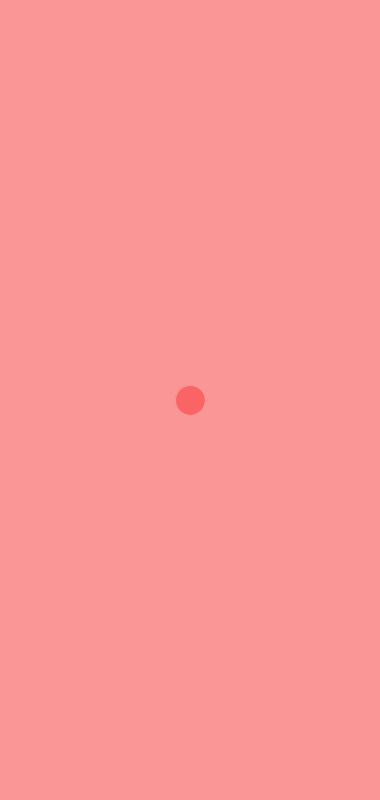
Frame 1 (no input)
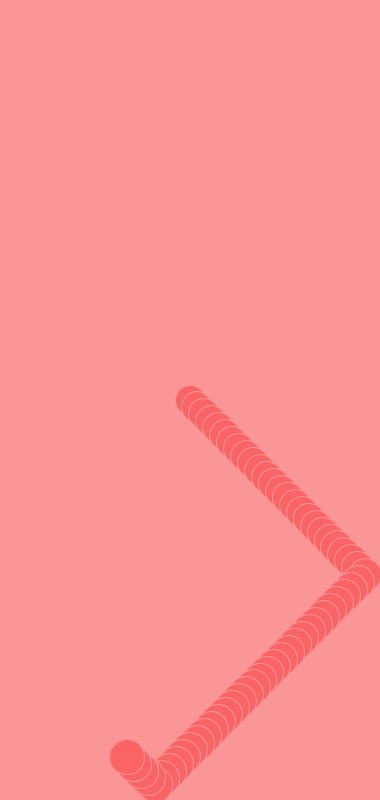
Frame 60 (the mouse pressed at the canvas centre just before this capture)
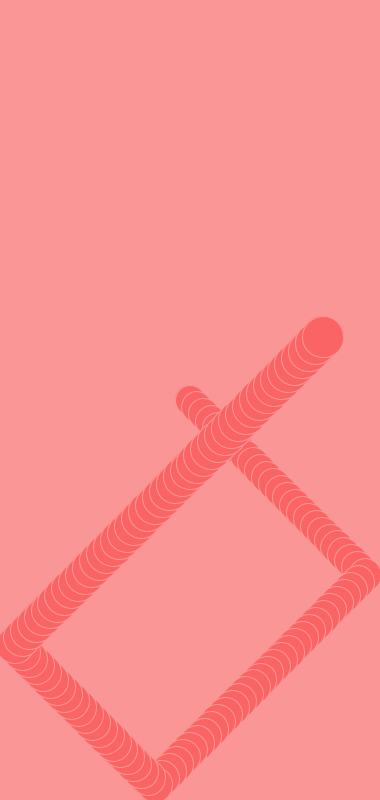
Frame 120 (the mouse held since frame 60 and released just before this capture)

The Processing sketch that drew these frames (run headless with seeded random() and noise(); from frame 60 on, the mouse is pressed at the canvas centre):

// Processing sketch: exercise01
// ── exercise01.pde
final int CIRCLE_SPEED = 7;
final color NO_CLICK_FILL_COLOR = color(250, 100, 100);
final color CLICK_FILL_COLOR = color(100, 100, 250);
final color BACKGROUND_COLOR = color(250, 150, 150);
final color STROKE_COLOR = color(250, 150, 150);
final int CIRCLE_SIZE = 50;
// Declaring and initializing final variables that cannot be changed within the program. 
// CIRCLE_SPEED to 7 (a whole number)
// NO_CLICK_FILL_COLOR colour set to pink(-ish)?
// CLICK_FILL_COLOR set to blue
// BACKGROUND_COLOR set to a slightly lighter pink
// STROKE_COLOR colour set to the same colour as the background
// CIRCLE_SIZE is set to 50px

int circleX;
int circleY;
int circleVX;
int circleVY;
// Declaring variables (presumably for the circle position).

float currentCircleSize = CIRCLE_SIZE - 20;
float growth = 0.1;
// *CHANGED* Added currentCircleSize variable and growth variable to be able to resize the circle
int currentColor = NO_CLICK_FILL_COLOR;
int colorChange = 1;
//*CHANGED* Added currentColor and colorChange variables to be make it possible for the circle to change its colour 
int speedChange = 2;
//*CHANGED* Added a variable to be able to change the speed

void setup() {
  size(380, 800);
// Setting window size to 640 x 480px
  circleX = width/2;
  circleY = height/2;
// Assigning values to variables CircleX and circleY to be the center of the window.
  circleVX = CIRCLE_SPEED;
  circleVY = CIRCLE_SPEED;
// Setting circleVX and circleVY to 7 (CIRCLE_SPEED)
  stroke(STROKE_COLOR);
// Seting stroke colour to the value of STROKE_COLOR (pink)
  fill(currentColor);
// Setting circle fill color to the value of NO_CLICK_FILL_COLOR (darker pink)
  background(BACKGROUND_COLOR);
// Seting stroke colour to the value of BACKGROUND_COLOR (pink)
}

void draw() {
  if (dist(mouseX, mouseY, circleX, circleY) < currentCircleSize/2) {
    fill(CLICK_FILL_COLOR);
  }
// *CHANGED* CIRCLE_SIZE to currentCircleSize  
// If distance between the mouse pointer and the future circle center is less than 1/2 of the circle size 
// (i.e. if the pointer is inside the future circle) sets fill to the value of CLICK_FILL_COLOR (blue)
    else {
      if (keyPressed) {
        fill(currentColor);
      }
//*CHANGED* On pressing mouse button every new circle will currentColor
      else {
      fill(NO_CLICK_FILL_COLOR);
      }  
// If the mouse pointer is outside the future circle, sets fill to the value of NO_CLICK_FILL_COLOR (darker pink)
  }
    
    ellipse(circleX, circleY, currentCircleSize, currentCircleSize);
// *CHANGED* CIRCLE_SIZE to currentCircleSize

  circleX += circleVX;
  circleY += circleVY;
  
  currentColor = currentColor + colorChange;
//*CHANGED* currentColor will change every new instance
 

// Draws the first circle at the starting position with the coordinates of circleX and circleY (middle of the screen) 
// and every next circle with the increment of circleVX on X-axis and circleVY on Y-axis (both are set to CIRCLE_SPEED which is 7)
// So every new circle will be drawn 7 pixels to the right and 7 pixels down.
  
  if ((circleX + currentCircleSize/2 > width) || (circleX - currentCircleSize/2 < 0)) {
    circleVX = -circleVX;
  }
// When the circle's right outermost point reaches the right margin of the window OR its left outermost point reaches the left margin of the window,
// the circle reverses its direction on th X-axis
// *CHANGED* CIRCLE_SIZE to currentCircleSize
  if (circleY + currentCircleSize/2 > height || circleY - currentCircleSize/2 < 0) {
    circleVY = -circleVY;
  }

// Same in vertical direction, when the circle reaches the top or the bottom of the window
// *CHANGED* CIRCLE_SIZE to currentCircleSize
    currentCircleSize = currentCircleSize + growth;
    if (currentCircleSize >= 100 || currentCircleSize <= 20) {
      growth = -growth;
    }
// *CHANGED* Every new circle is 0.1 bigger (growth variable) until the size reaches 100 then every new circle is 0.1 smaller until it reaches 20
}

void mousePressed() {
  background(BACKGROUND_COLOR);
}

void keyReleased() {
    circleVX = circleVX - speedChange;
    circleVY = circleVY + speedChange; 
    if (circleVX>25 || circleVX<-25 || circleVY>25 || circleVY<-25){
      speedChange=-speedChange;
    }
//*CHANGED* on key release speed (and direction) change 
}

// On pressing mouse button fill the background erasing previous istances of the circle
